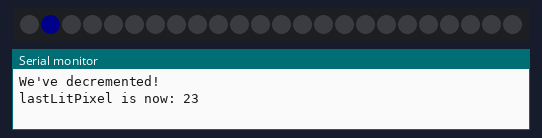
The sketch below on a simulated Arduino Uno, built with avr-gcc and run on an emulated ATmega328P. On the bench: 24 RGB LEDs in strip order, left to right, the last lines printed to the serial monitor. Dim RGB values are drawn brighter than linear.

Above: at 0.57 s.
At 4.98 s:
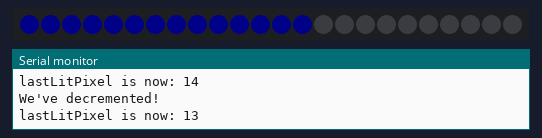
At 9.4 s:
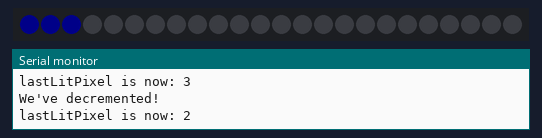
At 13.81 s:
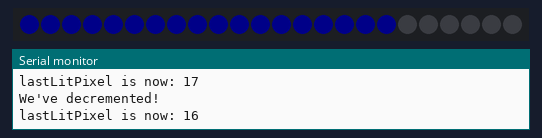
At 20.66 s:
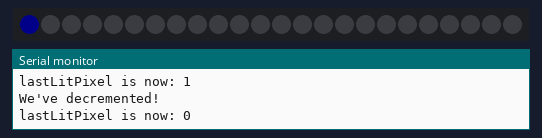
At 35.46 s:
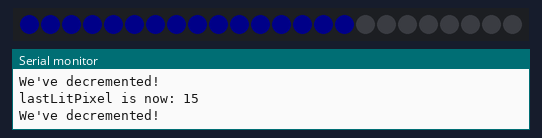

The sketch:

Neopixel_Learning.ino
```cpp
#include <Adafruit_NeoPixel.h>
#ifdef __AVR__
#include <avr/power.h>
#endif

#define PIN 6

int ANIMATION_STEP_DELAY = 15;
int UPDATE_STEP_DELAY = 500; //Time before we update the stick.  To be replaced by a call to update
//unsigned long tickMillis = 0;
int NUM_PIXELS = 24;

bool isIdle = true;
bool decrementNow = false;
unsigned long startMillis = 0;
int numLitPixels = 1; //Number of pixels to be lit upon updating the stick
int lastLitPixel = NUM_PIXELS; //Number of the highest pixel previously lit

long countDownSeconds = 10; //Arbitrarily set

long countDownMillis = countDownSeconds * 1000; //Number of millis in total countdown time
long previousCountDownMillis = 0;
int stickDifference = 0; //Value at which a pixel should be dropped

// Parameter 1 = number of pixels in strip
// Parameter 2 = Arduino pin number (most are valid)
// Parameter 3 = pixel type flags, add together as needed:
//   NEO_KHZ800  800 KHz bitstream (most NeoPixel products w/WS2812 LEDs)
//   NEO_GRB     Pixels are wired for GRB bitstream (most NeoPixel products)
Adafruit_NeoPixel strip = Adafruit_NeoPixel(NUM_PIXELS, PIN, NEO_GRB + NEO_KHZ800);

void setup() {
  Serial.begin(9600);
  strip.begin();
  strip.clear();
  strip.show();
  startMillis = millis();
  //  int stickCountDown = ((int)map(512, 0, 1023, 0, NUM_PIXELS)); //Pot value mapped to length of stick (NUM_PIXELS)
  //Arbitrary pot value of 50% of range
  stickDifference = countDownMillis / NUM_PIXELS; //How many millis between redisplay of stick
  //  previousCountDownMillis = millis();

}

void loop() {
  //Detect countdown change
  decrementCounter(); //Go see if a stickDifference has occurred

  if (decrementNow == true) { //If we counted down to the point to blank a pixel
    //  if (millis() > (tickMillis + UPDATE_STEP_DELAY)) { //UPDATE_STEP_DELAY to be removed when we trigger update by event
    strip.clear();
    strip.show();
    //    tickMillis = millis(); //Reset the idle count
    isIdle = false;


  }
  //  Serial.println("lastLitPixel = " + (String)lastLitPixel);


  if (!isIdle) {
    updateCountdown(ANIMATION_STEP_DELAY); //Go update the stick

    decrementNow = false; // Change to say we're looking for another pixel to blank

  }


  if (numLitPixels > lastLitPixel) { //Reset the pixels to start again from pixel 0 when refreshing the stick.
    numLitPixels = 0;

    isIdle = true;
  }

}
```

Notes_and_Functions.ino
```cpp
/*
    Need to flash the stick until the first down compression
    Call it whenever the time drops to a point that would drop a pixel
    Need to flash the stick interestingly when the count goes to zero to show the user they're done
    Map the time value to the 24 pixels
   Create a variable to set the stick color?
*/

/*Note the current millis and store
   Value from map statement passed in by function call
*/
//update stick with new number of pixels
void updateCountdown(int wait) {
  if (millis() > (startMillis + wait)) { //If we've waited a moment, light the next pixel
    strip.setPixelColor(numLitPixels, 0, 0, 10);
    strip.show();
    numLitPixels ++;
    startMillis = millis(); //Reset for the next stick update
  }
  else return;
}

//  timeCountDown = ((int)map(timePot.getRollingAverage(), 0, 1023, MIN_NUM_SECONDS, MAX_NUM_SECONDS));

void decrementCounter() { //Look to see if we've counted down to the point that a pixel should be blanked and
  //the stick should be updated

  if (millis() > (previousCountDownMillis + stickDifference)) { //If we've counted up to the point that a pixel is to be dropped
    previousCountDownMillis = millis(); //Reset for the next dropped pixel
    lastLitPixel --;
    decrementNow = true; //It's time to update the stick
    Serial.println("We've decremented!");
    Serial.println("lastLitPixel is now: " + (String)lastLitPixel);
    if (lastLitPixel < 0) {
      lastLitPixel = NUM_PIXELS; //Reset for next user
    }
  }
  else return;
}
```
